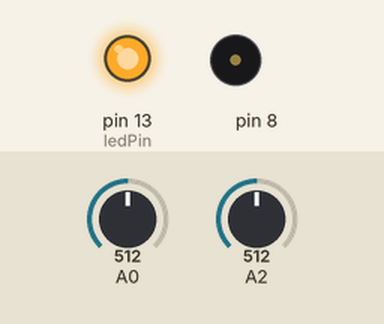
This sketch was run on a simulated Arduino Uno, built with avr-gcc and run on an emulated ATmega328P. Parts: output pins drawn as LEDs (lit = HIGH), buzzer (waves = sounding). Inputs (shaded band) come from the test bench; at power-on: A0 = 512, A2 = 512.

Above: at 0.1 s.
At 5.1 s:
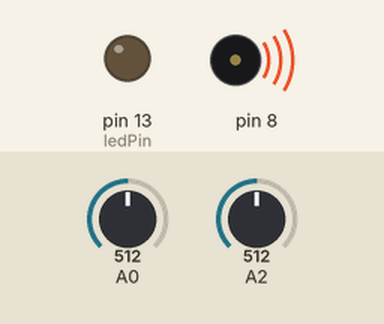
Timing chart, 0 to 6.6 s (numbered marks = the images above):
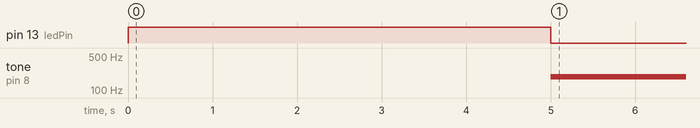

The sketch:

music_instrument.ino
```cpp
// Combines projects 06 and 07 of the starter kit projects book

int notes[] = {262, 294, 330, 349};

int sensorValue;
int sensorLow = 1023;
int sensorHigh = 0;

const int ledPin = 13; // on-board LED

void setup() {
  Serial.begin(9600);

  pinMode(ledPin, OUTPUT);
  digitalWrite(ledPin, HIGH); // turn the LED on to signal calibration start

  while (millis() < 5000) { // calibrates the phototransistor in the first 5 seconds of operation
    sensorValue = analogRead(A2);
    if (sensorValue > sensorHigh) {
      sensorHigh = sensorValue;
    }
    if (sensorValue < sensorLow) {
      sensorLow = sensorValue;
    }
  }

  digitalWrite(ledPin, LOW); // turn the LED off to signal calibration end
}

void loop() {
  int keyVal = analogRead(A0); // get key press value
  sensorValue = analogRead(A2); // get phototransistor value

  int thereminPitch = map(sensorValue, sensorLow, sensorHigh, 50, 500); // bind theremin pitch within certain range

  int finalFrequency = thereminPitch;

  // combine theremin and key press frequencies
  if (keyVal == 1023) {
    finalFrequency = (thereminPitch + notes[0]) / 2;
  }
  else if (keyVal >= 990 && keyVal <= 1010) {
    finalFrequency = (thereminPitch + notes[1]) / 2;
  }
  else if (keyVal >= 505 && keyVal <= 515) {
    finalFrequency = (thereminPitch + notes[2]) / 2;
  }
  else if (keyVal >= 5 && keyVal <= 10) {
    finalFrequency = (thereminPitch + notes[3]) / 2;
  }

  tone(8, finalFrequency); // play the frequency. piezo is on pin 8
  delay(10);
}
```

Measured:
- by itself, tone on pin 8: silent → 189 Hz at 5.0 s
